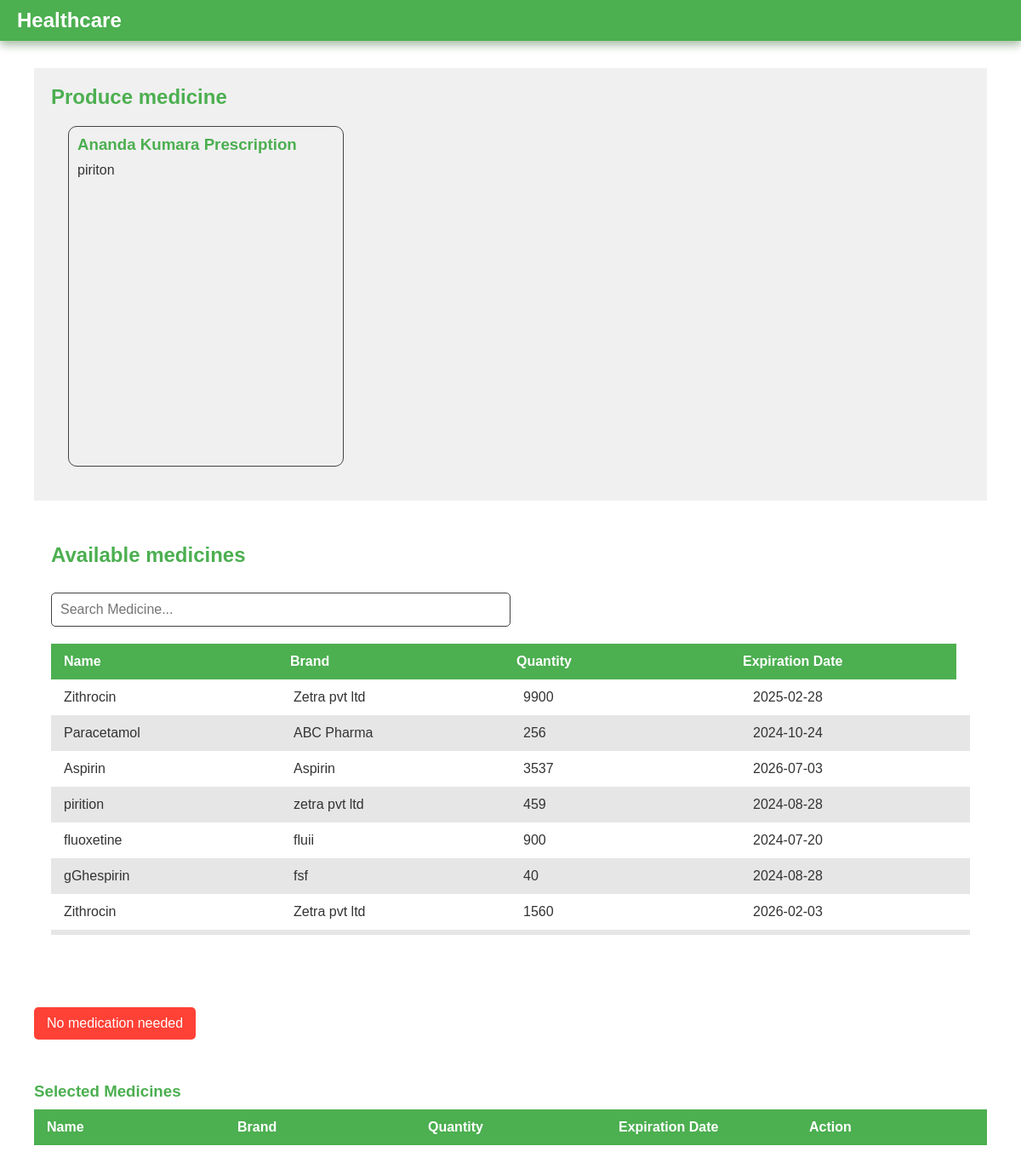
The page /pharmasist/produce.php?pid=10 on the database its author committed.
### tables this page shows
CREATE TABLE IF NOT EXISTS `patients_details` (
  `id` int NOT NULL AUTO_INCREMENT,
  `patients_id` int DEFAULT NULL,
  `age` int DEFAULT NULL,
  `reception_id` varchar(50) DEFAULT NULL,
  `symptoms` text,
  `medical_report` text,
  `Prescriptions` text,
  `Prescriptions_date` datetime DEFAULT NULL,
  `doctor_id` varchar(50) DEFAULT NULL,
  `symptoms_date` datetime DEFAULT NULL,
  `medicine_status` varchar(50) DEFAULT 'pending',
  PRIMARY KEY (`id`),
  KEY `FK_patients_details_register_patients` (`patients_id`),
  KEY `FK_patients_details_register_reception` (`reception_id`),
  KEY `FK_patients_details_registered_doctor` (`doctor_id`),
  CONSTRAINT `FK_patients_details_register_patients` FOREIGN KEY (`patients_id`) REFERENCES `registered_patients` (`p_id`),
  CONSTRAINT `FK_patients_details_register_reception` FOREIGN KEY (`reception_id`) REFERENCES `registered_reception` (`id_num`),
  CONSTRAINT `FK_patients_details_registered_doctor` FOREIGN KEY (`doctor_id`) REFERENCES `registered_doctor` (`id_num`)
);

CREATE TABLE IF NOT EXISTS `registered_patients` (
  `p_id` int NOT NULL AUTO_INCREMENT,
  `name` varchar(50) DEFAULT NULL,
  `mobile` varchar(12) DEFAULT NULL,
  `email` varchar(50) DEFAULT NULL,
  `id_num` varchar(20) DEFAULT NULL,
  `address` text,
  `age` int DEFAULT NULL,
  `register_date` datetime DEFAULT NULL,
  `reception_id` varchar(50) DEFAULT NULL,
  PRIMARY KEY (`p_id`),
  KEY `FK_register_patients_register_reception` (`reception_id`),
  CONSTRAINT `FK_register_patients_register_reception` FOREIGN KEY (`reception_id`) REFERENCES `registered_reception` (`id_num`)
);

CREATE TABLE IF NOT EXISTS `medicines` (
  `id` int NOT NULL AUTO_INCREMENT,
  `name` varchar(50) DEFAULT NULL,
  `brand` varchar(50) DEFAULT NULL,
  `quantity` int DEFAULT NULL,
  `exp` date DEFAULT NULL,
  `purchase_date` date DEFAULT NULL,
  `outofstock_date` date DEFAULT NULL,
  PRIMARY KEY (`id`)
);

### connection.php (called while the page is built, shortened)
<?php
class Database
{
    public static $connection;
    public static function SetUpConnection()
    {
        if (!isset(Database::$connection)) {
            Database::$connection = new mysqli(DB_HOST, DB_USER, DB_PASS, DB_NAME, DB_PORT);
        }
    }
    public static function search($q)
    {
        return Database::$connection->query($q);
    }
}

### pharmasist/produce.php (the view, shortened to what this page needs)
<?php
require_once "../connection.php";
?>
<!DOCTYPE html>
<html lang="en">
<head>
    <link rel="stylesheet" href="../assets/css/common.css">
    <link rel="stylesheet" href="../pharmasist/pharmasist.css">
    <link rel="stylesheet" href="../assets/css/header.css">
</head>
<body>
    <?php
    $pdi = $_GET["pid"];
    $res = Database::search("SELECT * FROM `patients_details` INNER JOIN `registered_patients` ON `registered_patients`.`p_id` =`patients_details`.`patients_id` WHERE `id` = '$pdi'");
    $pdata = $res->fetch_assoc();
    ?>
    <header>
        <div class="logo">Healthcare</div>
    </header>
    <div class="main-container">
        <div class="content" id="content">
            <div class="maindiv">
                <div class="left ">
                    <h2 class="content-title">Produce medicine</h2>
                    <div class="health-issues">
                        <h3><?php echo $pdata["name"] ?> Prescription</h3>
                        <p style="white-space:pre-wrap;"><?php echo $pdata["Prescriptions"] ?></p>
                    </div>
                </div>
                <div class="right ">
                    <h2 class="content-title">Available medicines</h2>
                    <input type="text" id="searchBar" placeholder="Search Medicine..." onkeyup="filterTable()">
                    <table id="dataTable">
                        <thead>
                            <tr>
                                <th>Name</th>
                                <th>Brand</th>
                                <th>Quantity</th>
                                <th>Expiration Date</th>
                            </tr>
                        </thead>
                        <tbody class="dataBody">
                            <?php
                            $d = new DateTime();
                            $tz = new DateTimeZone("Asia/Colombo");
                            $d->setTimezone($tz);
                            $date = $d->format('Y-m-d');
                            $mediResultSet = Database::search("SELECT * FROM `medicines` WHERE `exp`  > '" . $date . "' AND `quantity` > '0'");
                            if ($mediResultSet->num_rows > 0) {
                                $medicines = $mediResultSet->fetch_all(MYSQLI_ASSOC);
                                foreach ($medicines as $medicine) {
                            ?>
                                    <tr class="dataRow" onclick="addToNewTable(this)">
                                        <td class="name"><?php echo $medicine['name'] ?></td>
                                        <td class="brand"><?php echo $medicine['brand'] ?></td>
                                        <td class="quantity"><?php echo $medicine['quantity'] ?></td>
                                        <td class="exp"><?php echo $medicine['exp'] ?></td>
                                    </tr>
                            <?php
                                }
                            }
                            ?>
                        </tbody>
                    </table>
                </div>
            </div>
            <button onclick="cancelMedicine(<?php echo $pdi ?>)" class="no-med-needed">No medication needed</button>
            <h3>Selected Medicines</h3>
            <table id="selectedTable">
                <thead>
                    <tr>
                        <th>Name</th>
                        <th>Brand</th>
                        <th>Quantity </th>
                        <th>Expiration Date</th>
                        <th>Action</th>
                    </tr>
                </thead>
            </table>
        </div>
    </div>
</body>
</html>

### assets/css/common.css (style rules this page uses)
:root { --base-color: #4CAF50; --second-base-color: #388E3C; --dark-gray: #333333; --medium-gray: #444444; --error-color: #FF4136; }
* { margin: 0%; padding: 0%; box-sizing: border-box; font-family: Arial, sans-serif; }

### pharmasist/pharmasist.css (style rules this page uses)
body { width: 100vw; color: var(--dark-gray); }
.main-container { display: flex; margin-top: 40px; height: calc(100vh - 80px); }
.content { flex-grow: 1; padding: 40px; overflow-y: scroll; }
.content .content-title { color: var(--base-color); margin: 30px 0px; }

### assets/css/header.css (style rules this page uses)
header { display: flex; justify-content: space-between; align-items: center; z-index: 1000; background-color: var(--base-color); padding: 10px 20px; color: white; position: fixed; left: 0%; top: 0%; width: 100%; box-shadow: 0px 5px 10px rgba(4, 65, 0, 0.349); }
header .logo { font-size: 1.5em; font-weight: bold; cursor: pointer; }

### pharmasist/produce.php (style rules this page uses)
.main-container { background-color: #fff; border-radius: 8px; box-shadow: 0 2px 4px rgba(0, 0, 0, 0.1); }
.health-issues { margin-bottom: 20px; border: 1px solid var(--medium-gray); min-width: max-content; max-width: 30%; margin-left: 20px; height: 400px; padding: 10px; border-radius: 10px; }
h3 { color: var(--base-color); margin-bottom: 10px; }
.health-issues p { margin: 5px 0; white-space: pre-wrap; color: var(--dark-gray); }
#searchBar { width: 50%; min-width: 200px; padding: 10px; margin-bottom: 20px; border: 1px solid var(--medium-gray); border-radius: 5px; font-size: 16px; outline: none; }
#dataTable { width: 100%; margin-bottom: 50px; }
#selectedTable { margin-bottom: 30px; }
table { width: 100%; border-collapse: collapse; }
#dataTable thead { display: table; width: calc(100% - 1em); }
#dataTable thead tr { display: grid; grid-template-columns: repeat(4, 1fr); }
#selectedTable thead tr { display: grid; grid-template-columns: repeat(5, 1fr); }
tbody { display: block; max-height: 300px; overflow-y: auto; }
th, td { padding: 12px 15px; border: 1px solid var(--medium-gray); border: none; text-align: left; }
th { background-color: var(--base-color); color: white; }
tbody tr { cursor: pointer; display: table; width: 100%; table-layout: fixed; }
tbody tr:nth-child(even) { background-color: #e6e6e6; }
.maindiv { display: flex; flex-direction: row; margin-bottom: 15px; }
.left, .right { flex: 1; padding: 20px; box-sizing: border-box; overflow-x: auto; }
.left { background-color: #f0f0f0; }
.right { flex: 2; }
.left .content-title { margin: 0 0 20px 0; }
@media (max-width: 1730px) { .maindiv { flex-direction: column; height: auto; } }
@media (max-width: 1730px) { .left, .right { height: 50vh; } }
.no-med-needed { padding: 10px 15px; background-color: var(--error-color); border: none; border-radius: 5px; color: #FFFFFF; font-size: 1em; cursor: pointer; margin-bottom: 50px; margin-left: auto; transition: background-color 0.3s; }

### rows shown on the page
patients_details: patients.name "Ananda Kumara", Prescriptions "piriton"
medicines: name "Zithrocin", brand "Zetra pvt ltd", quantity "9900", exp "2025-02-28"
medicines: name "Paracetamol", brand "ABC Pharma", quantity "256", exp "2024-10-24"
medicines: name "Aspirin", brand "Aspirin", quantity "3537", exp "2026-07-03"
medicines: name "pirition", brand "zetra pvt ltd", quantity "459", exp "2024-08-28"
medicines: name "fluoxetine", brand "fluii", quantity "900", exp "2024-07-20"
medicines: name "gGhespirin", brand "fsf", quantity "40", exp "2024-08-28"
medicines: name "Zithrocin", brand "Zetra pvt ltd", quantity "1560", exp "2026-02-03"
